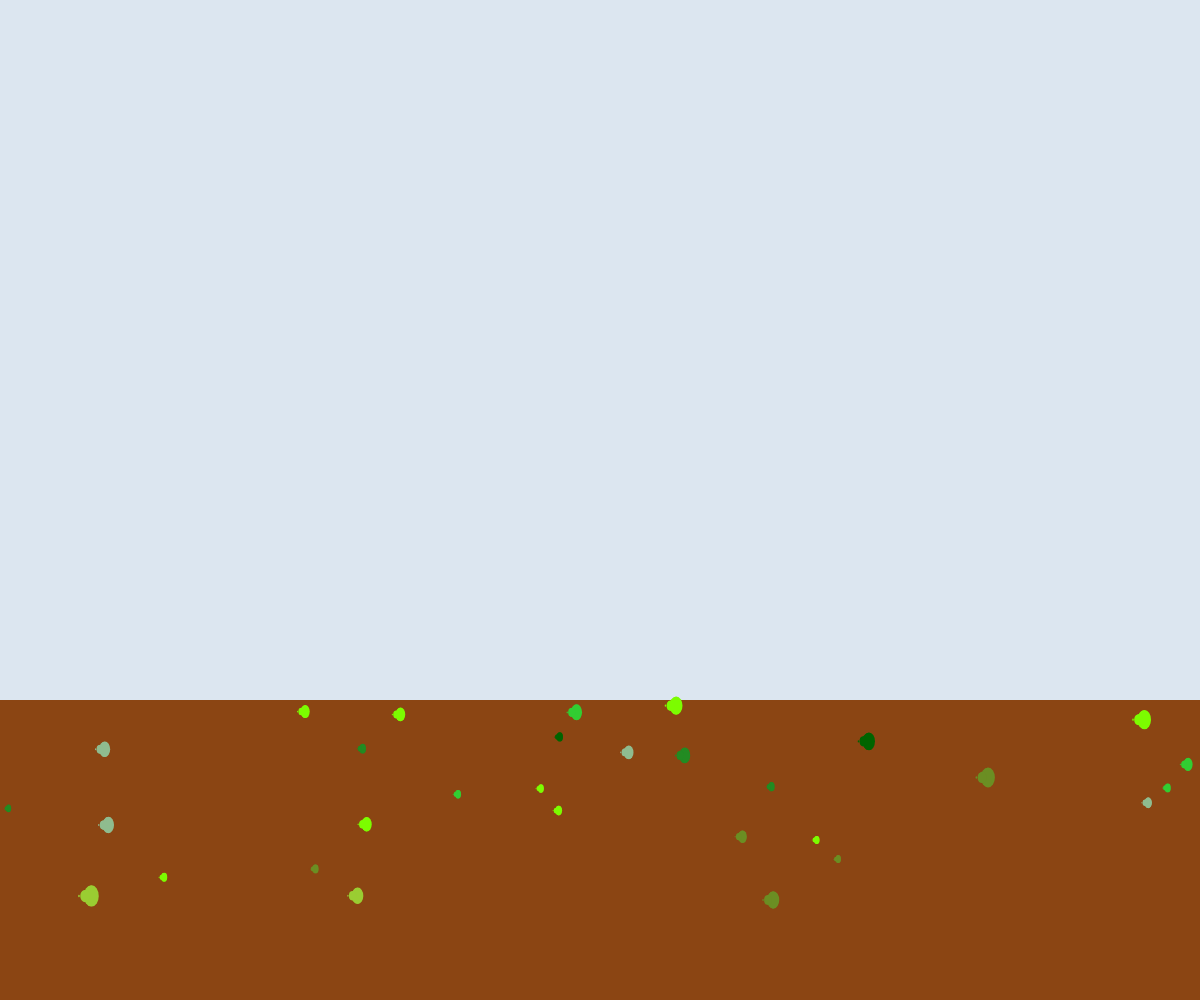
Frame 1 (no input)
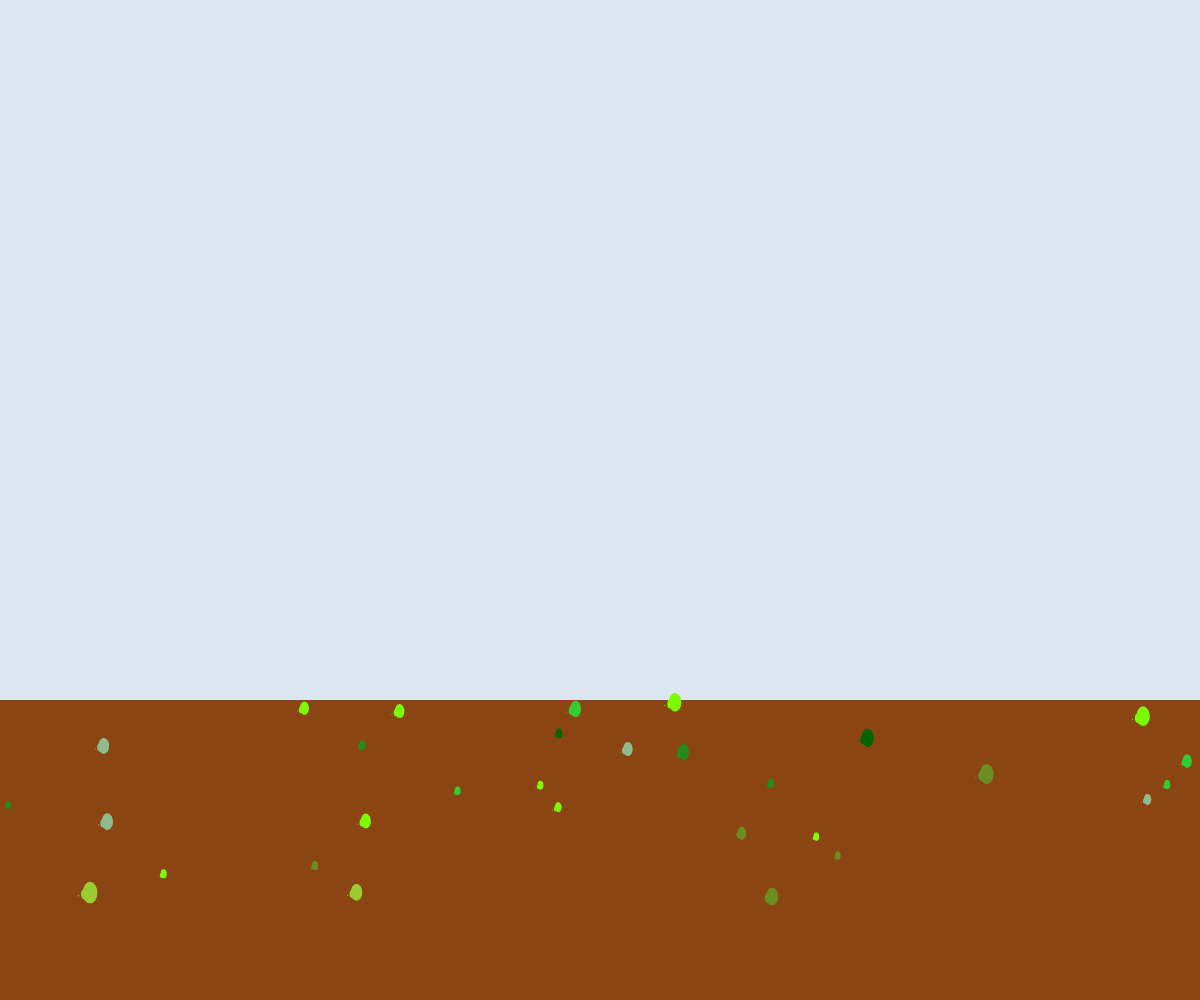
Frame 60 (no input)
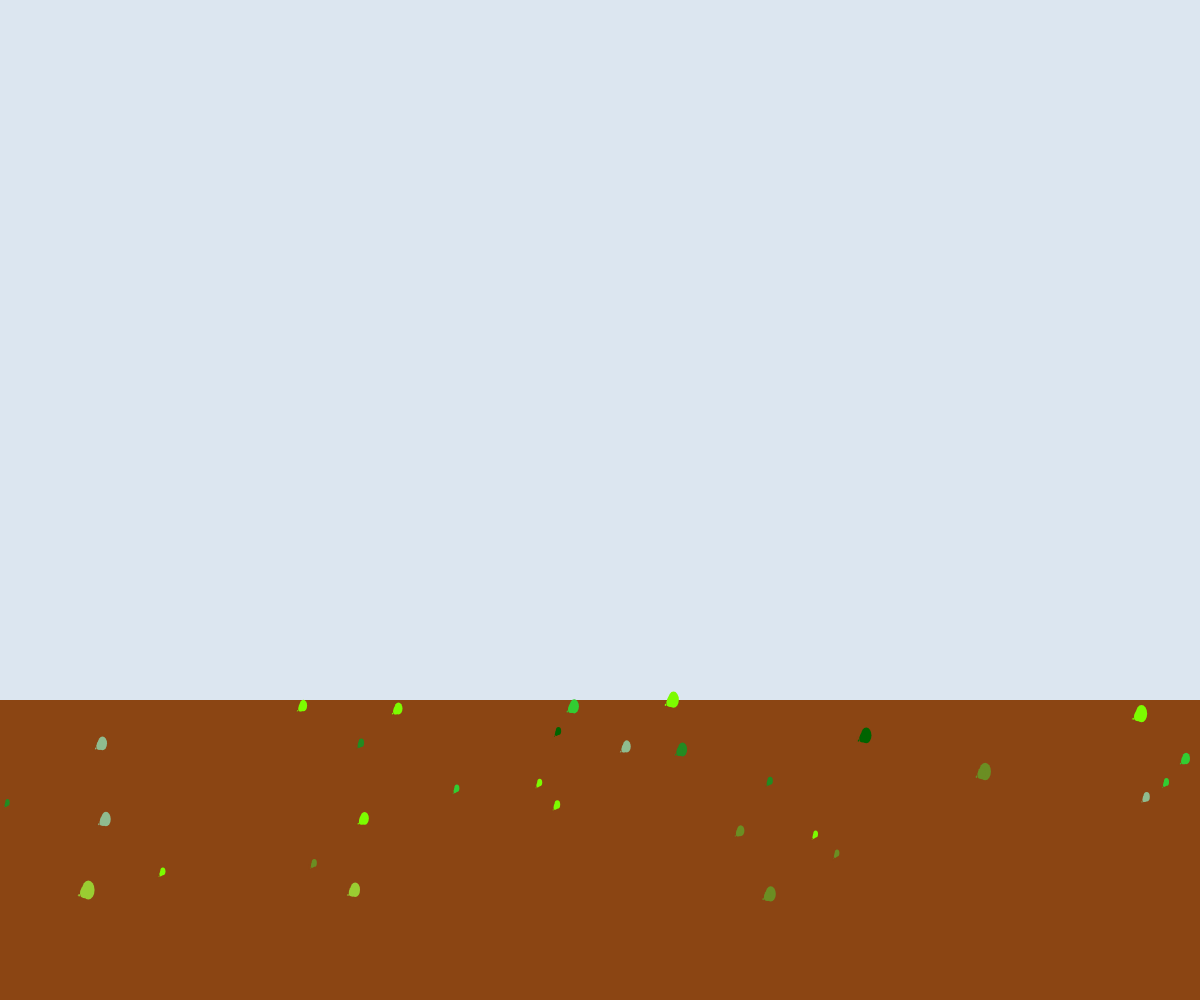
Frame 120 (the mouse pressed at the canvas centre since frame 60)

The p5.js sketch that drew these frames (run headless with seeded random() and noise() and a simulated clock; from frame 60 on, the mouse is pressed at the canvas centre):

// p5.js sketch
// ── sketch.js
let plants = [];
let colorPalette;

function setup() {
  createCanvas(windowWidth, windowHeight);
  colorPalette = [
    color(34, 139, 34),   // Forest Green
    color(50, 205, 50),   // Lime Green
    color(143, 188, 143), // Light Green
    color(107, 142, 35),  // Olive Drab
    color(0, 100, 0),     // Dark Green
    color(124, 252, 0),   // Lawn Green
    color(154, 205, 50),  // Yellow Green
    color(34, 139, 34),   // Forest Green
    color(0, 128, 0),     // Green
    color(50, 205, 50),   // Lime Green
    color(143, 188, 143), // Light Green
    color(107, 142, 35),  // Olive Drab
    color(0, 100, 0),     // Dark Green
    color(124, 252, 0),   // Lawn Green
    color(154, 205, 50)   // Yellow Green
  ];

  // Create initial plants
  for (let i = 0; i < 30; i++) {
    plants.push(new Plant());
  }
}

function draw() {
  background(220, 230, 240); // Light sky blue background

  // Draw ground
  fill(139, 69, 19); // Brown color for soil
  noStroke();
  rect(0, height * 0.7, width, height * 0.3);

  // Update and display plants
  for (let plant of plants) {
    plant.update();
    plant.display();
  }
}

function windowResized() {
  resizeCanvas(windowWidth, windowHeight);
}

class Plant {
  constructor() {
    this.x = random(width);
    this.y = height * 0.7 + random(height * 0.2);
    this.size = random(5, 15);
    this.growthStage = 0;
    this.maxGrowth = random(300, 600);
    this.colorIndex = floor(random(colorPalette.length));
    this.stemColor = color(139, 69, 19); // Brown stem
    this.leafColor = colorPalette[this.colorIndex];
    this.fruitColor = color(255, 0, 0); // Red fruit
    this.hasFruit = false;
    this.age = 0;
  }

  update() {
    this.age++;
    if (this.growthStage < this.maxGrowth) {
      this.growthStage += 0.1;
    }
    if (!this.hasFruit && this.growthStage > this.maxGrowth * 0.7) {
      this.hasFruit = true;
    }
  }

  display() {
    push();
    translate(this.x, this.y);

    // Draw stem
    stroke(this.stemColor);
    strokeWeight(2);
    line(0, 0, 0, -this.growthStage * 0.3);

    // Draw leaves
    noStroke();
    fill(this.leafColor);
    for (let i = 0; i < 5; i++) {
      let angle = map(i, 0, 4, -PI/6, PI/6);
      let leafSize = this.size * (1 + sin(frameCount * 0.02 + i)) * 0.5;
      ellipse(
        leafSize * cos(angle),
        -this.growthStage * 0.3 * (1 + sin(frameCount * 0.02 + i)),
        leafSize,
        leafSize * 1.5
      );
    }

    // Draw fruit if mature
    if (this.hasFruit) {
      fill(this.fruitColor);
      noStroke();
      ellipse(0, -this.growthStage * 0.3, this.size * 2, this.size * 2);
    }

    pop();
  }
}
